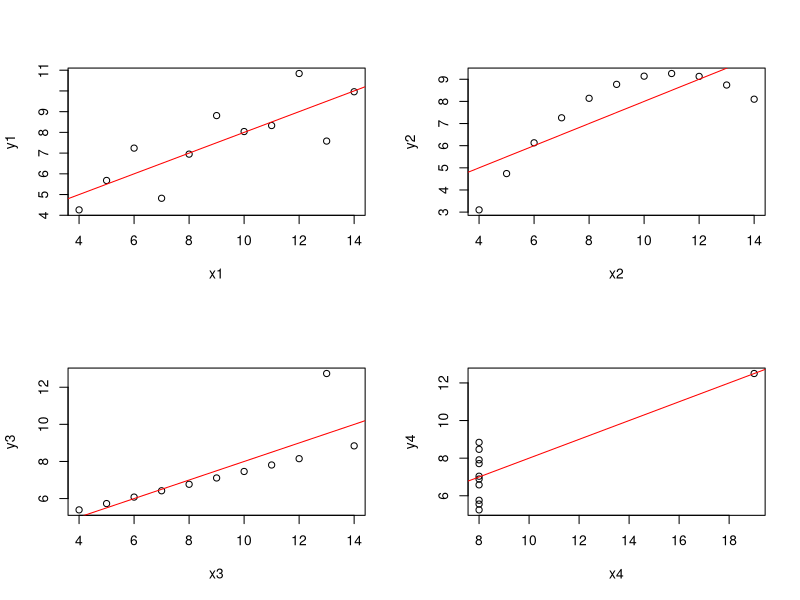
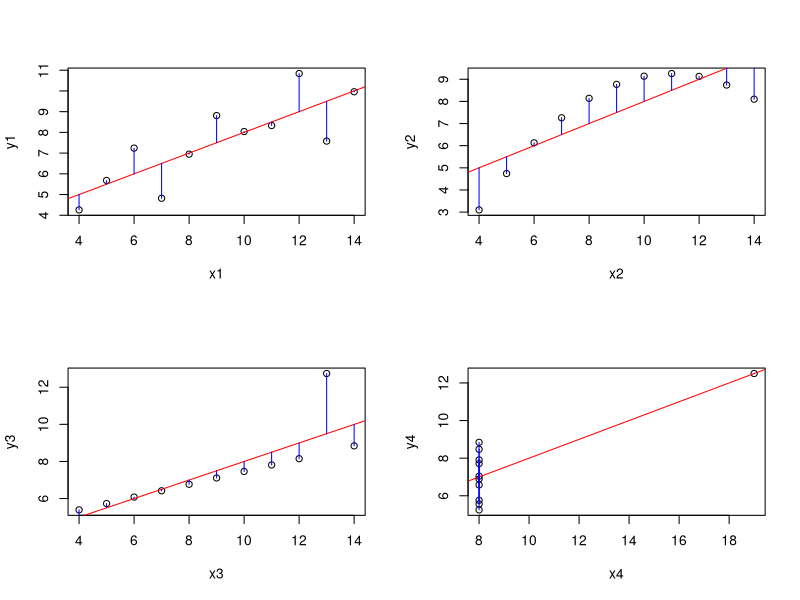
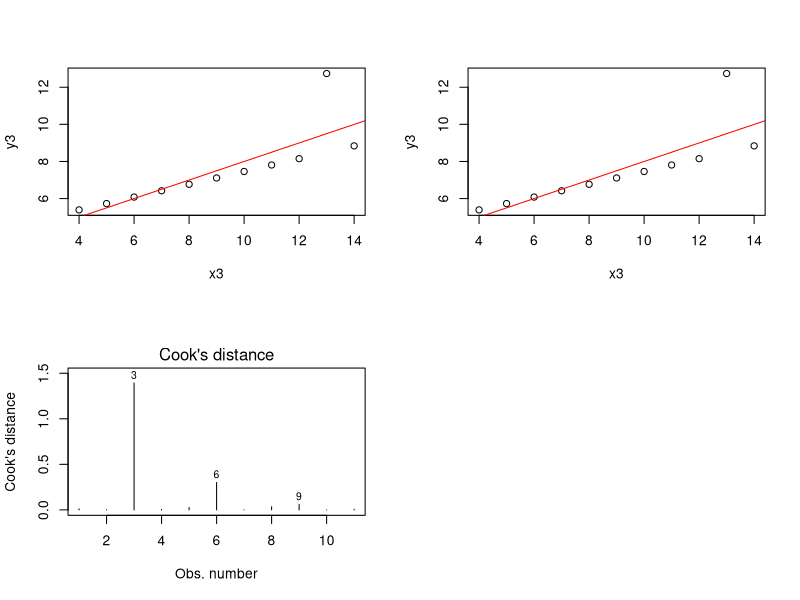
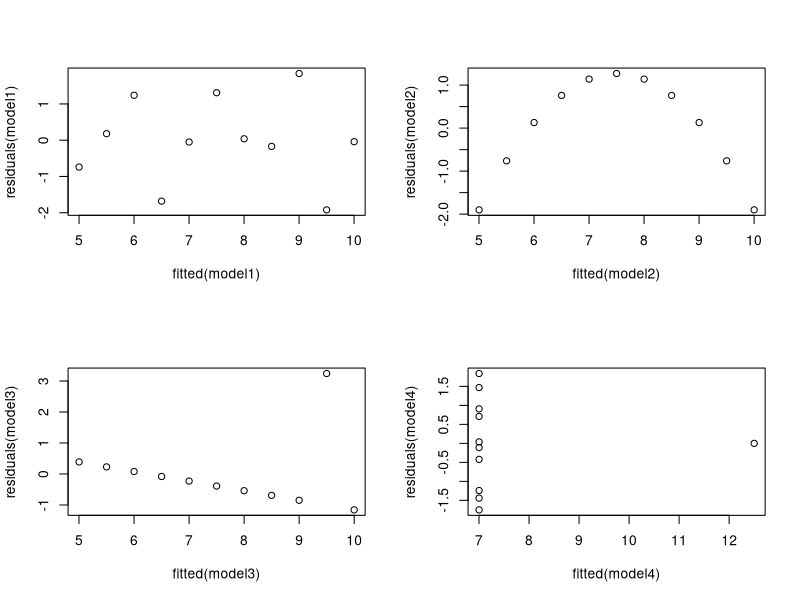
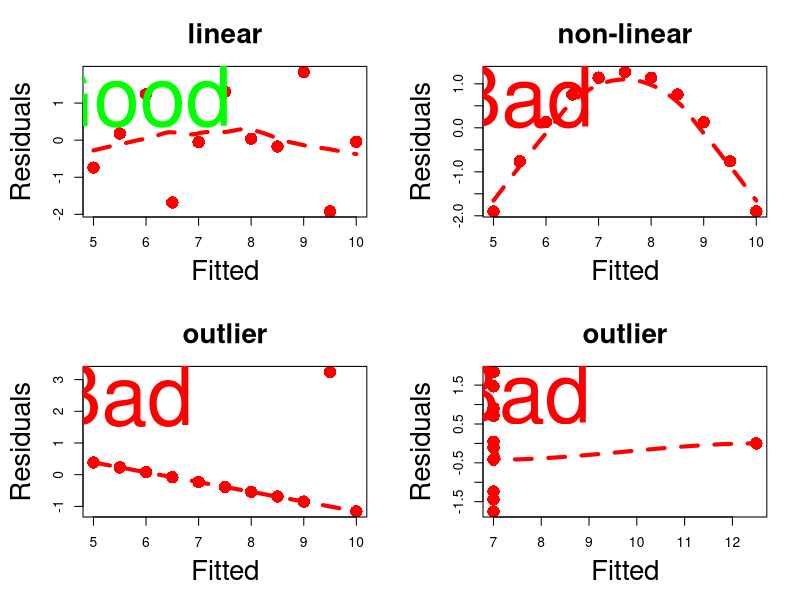
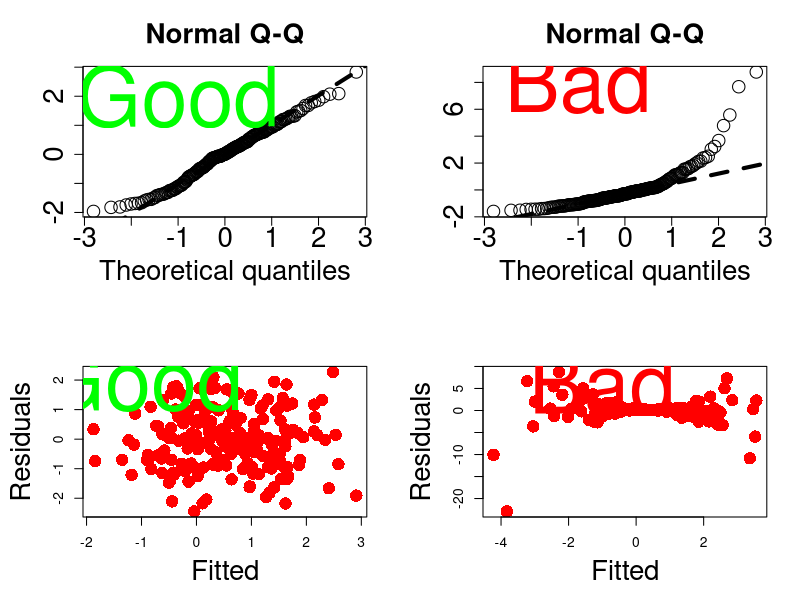

These charts were generated, in order, by the following R code:
## ---- chunk 1
library(knitr)

default_source_hook <- knit_hooks$get('source')
default_output_hook <- knit_hooks$get('output')

knit_hooks$set(
  source = function(x, options) {
    paste0(
      "\n::: {.codebox data-latex=\"\"}\n\n",
      default_source_hook(x, options),
      "\n\n:::\n\n")
  }
)

knit_hooks$set(
  output = function(x, options) {
    paste0(
      "\n::: {.codebox data-latex=\"\"}\n\n",
      default_output_hook(x, options),
      "\n\n:::\n\n")
  }
)

knitr::opts_chunk$set(echo = TRUE)
## ---- chunk 2
par(mfrow=c(2, 2))
data("anscombe")
plot(y1~x1, data = anscombe)
model1 <- lm(y1~x1, data = anscombe)
abline(model1, col = "red")
plot(y2~x2, data = anscombe)
model2 <- lm(y2~x2, data = anscombe)
abline(model2, col = "red")
plot(y3~x3, data = anscombe)
model3 <- lm(y3~x3, data = anscombe)
abline(model3, col = "red")
plot(y4~x4, data = anscombe)
model4 <- lm(y4~x4, data = anscombe)
abline(model4, col = "red")
## ---- chunk 3
par(mfrow=c(2, 2))
plot(y1~x1, data = anscombe)
model1 <- lm(y1~x1, data = anscombe)
abline(model1, col = "red")
segments(x0 = anscombe$x1, x1 = anscombe$x1, y0= predict(model1), y1=anscombe$y1, col = "blue")
plot(y2~x2, data = anscombe)
model2 <- lm(y2~x2, data = anscombe)
abline(model2, col = "red")
segments(x0 = anscombe$x2, x1 = anscombe$x2, y0= predict(model2), y1=anscombe$y2, col = "blue")
plot(y3~x3, data = anscombe)
model3 <- lm(y3~x3, data = anscombe)
abline(model3, col = "red")
segments(x0 = anscombe$x3, x1 = anscombe$x3, y0= predict(model3), y1=anscombe$y3, col = "blue")
plot(y4~x4, data = anscombe)
model4 <- lm(y4~x4, data = anscombe)
abline(model4, col = "red")
segments(x0 = anscombe$x4, x1 = anscombe$x4, y0= predict(model4), y1=anscombe$y4, col = "blue")
## ---- chunk 4
plot(y3~x3, data = anscombe)
model3 <- lm(y3~x3, data = anscombe)
abline(model3, col = "red")
## ---- chunk 5
plot(y3~x3, data = anscombe)
model3 <- lm(y3~x3, data = anscombe)
abline(model3, col = "red")
## ---- chunk 6
plot(model3, which = 4)
## ---- chunk 7
par(mfrow=c(2, 2))
plot(residuals(model1)~fitted(model1))
plot(residuals(model2)~fitted(model2))
plot(residuals(model3)~fitted(model3))
plot(residuals(model4)~fitted(model4))
## ---- chunk 8
par(mar=c(5,5,4,2))
mod <- lm(y1~x1,data=anscombe)
plot(residuals.lm(mod)~fitted(mod), data = anscombe, col="red", cex.lab=2, cex=2, cex.main=2, main="linear", pch=16, xlab="Fitted", ylab="Residuals")
text(5.7,1.2,"Good", cex=6,col="green")

lines(loess.smooth(y=residuals.lm(mod),x=fitted(mod)),col="red", lty="dashed", lwd=4)

mod <- lm(y2~x2,data=anscombe)
plot(residuals.lm(mod)~fitted(mod), data = anscombe, col="red", cex.lab=2, cex=2, cex.main=2, main="non-linear", pch=16, xlab="Fitted", ylab="Residuals")
lines(loess.smooth(y=residuals.lm(mod),x=fitted(mod)),col="red", lty="dashed", lwd=4)
text(5.5,0.7,"Bad", cex=6,col="red")

mod <- lm(y3~x3,data=anscombe)
plot(residuals.lm(mod)~fitted(mod), data = anscombe, col="red", cex.lab=2, cex=2, cex.main=2, main="outlier", pch=16, xlab="Fitted", ylab="Residuals")
lines(loess.smooth(y=residuals.lm(mod),x=fitted(mod)),col="red", lty="dashed", lwd=4)
text(5.5,2.5,"Bad", cex=6,col="red")

mod <- lm(y4~x4,data=anscombe)
plot(residuals.lm(mod)~fitted(mod), data = anscombe, col="red", cex.lab=2, cex=2, cex.main=2, main="outlier", pch=16, xlab="Fitted", ylab="Residuals")
lines(loess.smooth(y=residuals.lm(mod),x=fitted(mod)),col="red", lty="dashed", lwd=4)
text(7.5,1.3,"Bad", cex=6,col="red")

## ---- chunk 9
par(mar=c(5,5,4,2))

n <- 200;alpha <- 0.5;beta <- -1
x <- rgamma(n = n, shape = 1)
mu <- alpha + beta*x
y <- rnorm(n = n, mean = mu)
mod <- lm(y~x)

plot(sort(residuals.lm(mod)),x=qnorm(ppoints(n)), cex.lab=2, cex.axis=2, cex.lab=2, cex=2, cex.main=2, ylab="", xlab="Theoretical quantiles", main="Normal Q-Q")
text(-1,2,"Good", cex=6,col="green")

abline(lm(quantile(residuals.lm(mod),c(0.25,0.75))~qnorm(c(0.25,0.75))), lwd=4,lty="dashed")
## ---- chunk 10
par(mar=c(5,5,4,2))

n <- 200;alpha <- 0.5;beta <- -1
x <- rgamma(n = n, shape = 1)
mu <- alpha + beta*x
y <- rlnorm(n = n, meanlog = mu, sdlog = 1)
mod <- lm(y~x)

plot(sort(residuals.lm(mod)),x=qnorm(ppoints(n)), cex.lab=2, cex.axis=2, cex.lab=2, cex=2, cex.main=2, ylab="", xlab="Theoretical quantiles", main="Normal Q-Q")
text(-1,8,"Bad", cex=6,col="red")

abline(lm(quantile(residuals.lm(mod),c(0.25,0.75))~qnorm(c(0.25,0.75))), lwd=4,lty="dashed")
## ---- chunk 11
par(mar=c(5,5,4,2))

n <- 200;alpha <- 0.5;beta <- -1
x <- rnorm(n = n)
mu <- alpha + beta*x
y <- mu + rnorm(n)
mod <- lm(y~x)

plot(residuals.lm(mod)~fitted(mod), col="red", cex.lab=2, cex=2, cex.main=2, main="", pch=16, xlab="Fitted", ylab="Residuals")
text(-1,2,"Good", cex=6,col="green")
## ---- chunk 12
par(mar=c(5,5,4,2))


n <- 200;alpha <- 0.5;beta <- -1
x <- rnorm(n = n)
mu <- alpha + beta*x
y <- mu + rnorm(n)*x^2
mod <- lm(y~x)

plot(residuals.lm(mod)~fitted(mod), col="red", cex.lab=2, cex=2, cex.main=2, main="", pch=16, xlab="Fitted", ylab="Residuals")
text(-1,6,"Bad", cex=6,col="red")
